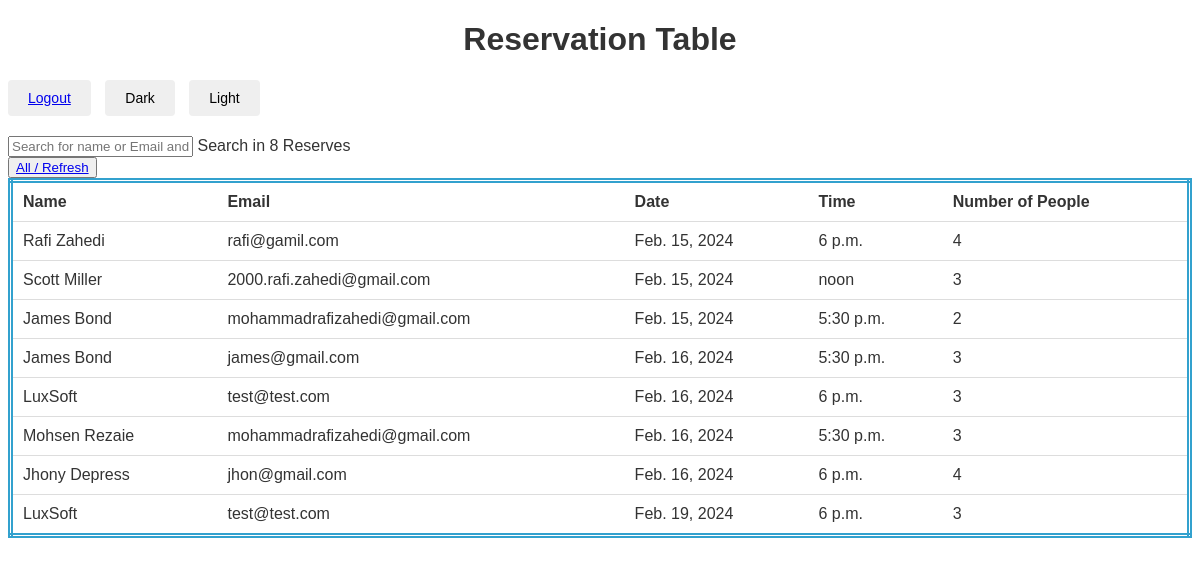
The app's page /admin_panel/ (signed in), older data.
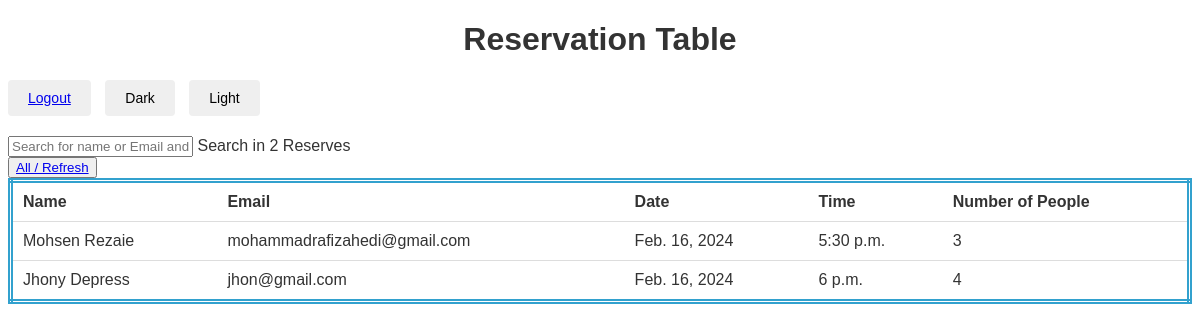
The same page, newer data.
### base/models.py (models this page shows, shortened)
class Reservation(models.Model):
    name = models.CharField(max_length=100)
    email = models.EmailField()
    date = models.DateField()
    time = models.TimeField()
    number_of_people = models.PositiveSmallIntegerField()
    class Meta:
        ordering = ['date']

### base/views.py (the view)
# urls.py: path('admin_panel/', views.admin_panel, name='admin-panel')
@login_required(login_url='/admin_login')
def admin_panel(request):
    q = request.GET.get('q') if request.GET.get('q') != None else ''
    reserves = Reservation.objects.filter(
        Q(name__icontains=q) |
        Q(email__icontains=q)
    )
    context = {"reserves": reserves}
    return render(request, 'admin_panel.html', context)

### templates/admin_panel.html (shortened to what this page needs)
<!DOCTYPE html>
<html lang="en">
<head>
</head>
<body>
<h1 style="text-align: center">Reservation Table</h1>
<div class="mode-buttons">
    <button class="mode-button"><a href="{% url 'admin-logout' %}">Logout</a></button>
    <button class="mode-button" id="dark-mode">Dark</button>
    <button class="mode-button" id="light-mode">Light</button>
</div>
<form method="GET" action="{% url 'admin-panel' %}">
    <input type="text" name="q" placeholder="Search for name or Email and hit Enter">
    <label>Search in {{ reserves | length }} Reserves</label>
</form>
<div>
    <button><a href="{% url 'admin-panel' %}">All / Refresh</a></button>
</div>
<table>
    <thead>
    <tr>
        <th>Name</th>
        <th>Email</th>
        <th>Date</th>
        <th>Time</th>
        <th>Number of People</th>
    </tr>
    </thead>
    <tbody>
    {% for reserve in reserves %}
        <tr>
            <td>{{ reserve.name }}</td>
            <td>{{ reserve.email }}</td>
            <td>{{ reserve.date }}</td>
            <td>{{ reserve.time }}</td>
            <td>{{ reserve.number_of_people }}</td>
        </tr>
    {% endfor %}
    </tbody>
</table>
</body>
</html>

### templates/admin_panel.html (style rules this page uses)
:root { --background-color-light: #ffffff; --text-color-light: #333333; --border-color-light: #dddddd; --background-color-dark: #333333; --text-color-dark: #ffffff; --border-color-dark: #555555; --background-color: var(--background-color-light); --text-color: var(--text-color-light); --border-color: var(--border-color-light); }
body { font-family: Arial, sans-serif; background-color: var(--background-color); color: var(--text-color); transition: background-color 0.3s, color 0.3s; }
table { border: thick double #32a1ce; width: 100%; border-collapse: collapse; }
th, td { padding: 10px; border-bottom: 1px solid var(--border-color); text-align: left; }
th { background-color: var(--background-color); color: var(--text-color); }
.mode-buttons { margin-bottom: 20px; }
.mode-button { cursor: pointer; padding: 10px 20px; margin-right: 10px; border: none; border-radius: 4px; font-size: 14px; }

Row changes from the older to the newer data that the page shows:
removed Reservation: name "Rafi Zahedi", email "rafi@gamil.com", date "Feb. 15, 2024", time "6 p.m.", number_of_people "4"
removed Reservation: name "Scott Miller", email "2000.rafi.zahedi@gmail.com", date "Feb. 15, 2024", time "noon", number_of_people "3"
removed Reservation: name "James Bond", email "mohammadrafizahedi@gmail.com", date "Feb. 15, 2024", time "5:30 p.m.", number_of_people "2"
removed Reservation: name "James Bond", email "james@gmail.com", date "Feb. 16, 2024", time "5:30 p.m.", number_of_people "3"
removed Reservation: name "LuxSoft", email "test@test.com", date "Feb. 16, 2024", time "6 p.m.", number_of_people "3"
removed Reservation: name "LuxSoft", email "test@test.com", date "Feb. 19, 2024", time "6 p.m.", number_of_people "3"
Text that changed along with them:
{{ reserves | length }}: "8" → "2"
